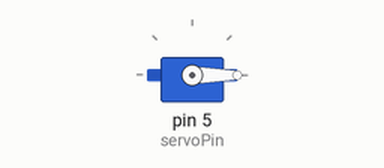
Simulated run of this sketch. Board: Arduino Uno, built with avr-gcc and run on an emulated ATmega328P. On the bench: servo.

Above: at 0.05 s.
At 3.0 s:
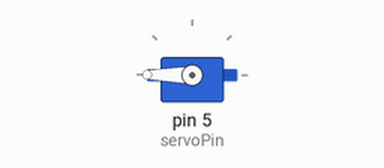
Timing chart, 0 to 6.9 s (numbered marks = the images above):
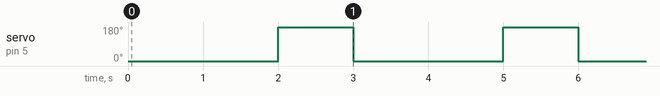

The sketch:

app.ino
```cpp
// Chapter 5 - Motor Control
// Controlling Speed
// By Cornel Amariei for Packt Publishing

// Include the Servo library
#include <Servo.h>

// Declare the Servo pin
int servoPin = 5;
// Create a servo object
Servo Servo1;

void setup() {
  // We need to attach the servo to the used pin number
  Servo1.attach(servoPin);
}

void loop(){
  // Make servo go to 0 degrees
  Servo1.write(0);
  delay(1000);
  // Make servo go to 0 degrees
  Servo1.write(0);
  delay(1000);
  // Make servo go to 308 degrees
  Servo1.write(308);
  delay(1000);
}
```

Measured:
- by itself, servo on pin 5 (servoPin): alternates 180° for 1.0 s and 0° for 2.0 s
